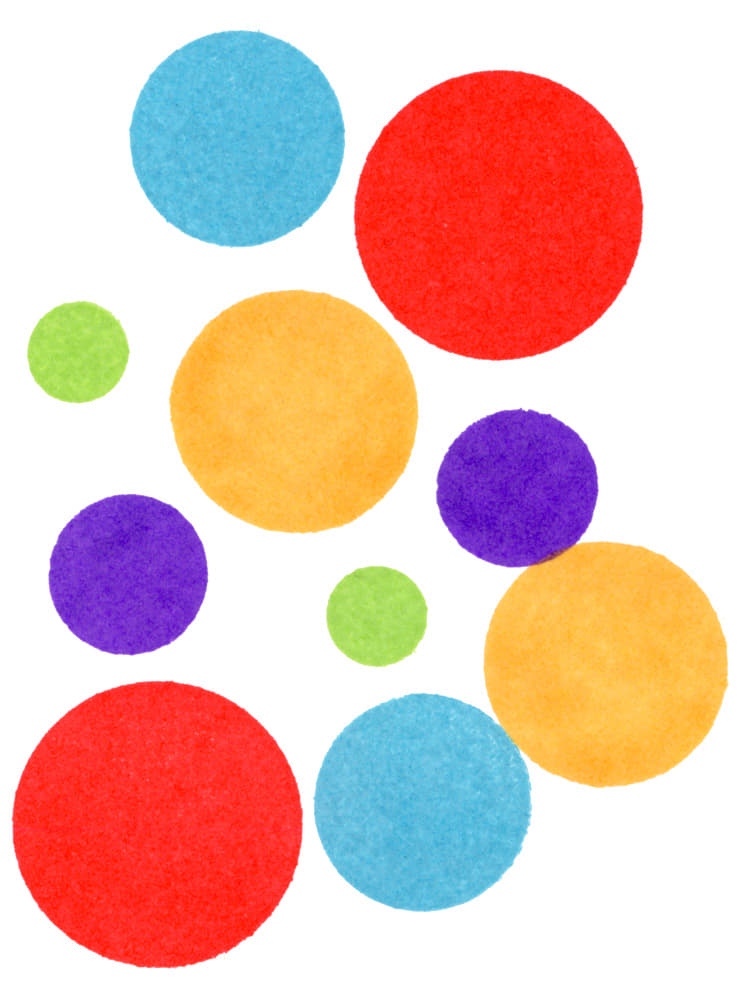
#> input picture main/1.jpg, 742 x 999 px, given in place of the camera
$ python circle.py
#> lines starting #> are read from the running program, lines starting #| are printed output that depends on the picture; after the words box and inside, x2 and y2 are one past the last pixel; in counts of white or black regions, pixels touching at a corner belong together

import cv2
import numpy as np
a = 1
b = 1
# img = cv2.imread('C:/Users/Andrew Cao/Desktop/test image/main/4.png',0)
cap = cv2.VideoCapture(0)
while True:
    _,image = cap.read()
#> image is the input picture: shape (999, 742, 3); mean B, G, R 182.8, 190.7, 228.9
    gray = cv2.cvtColor(image, cv2.COLOR_BGR2GRAY)
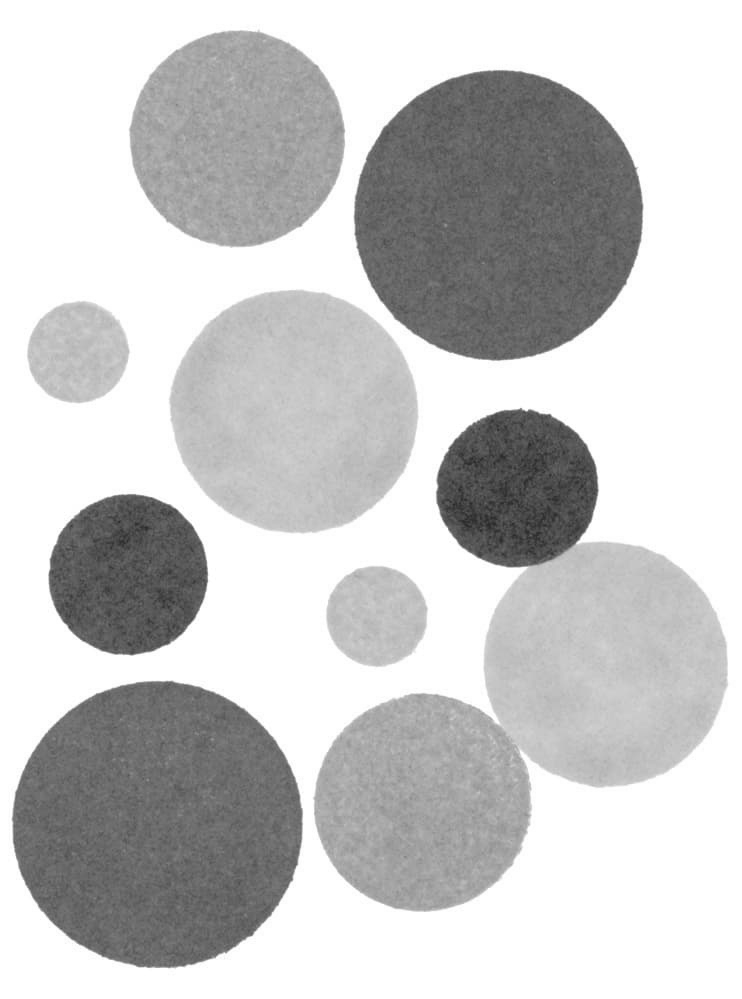
#> gray: shape (999, 742); min 42, max 255, mean 201.2
    gray = cv2.medianBlur(gray, 5)
    circles = cv2.HoughCircles(gray, cv2.HOUGH_GRADIENT,2, 10)
#> circles = 76 rows, first 8: [605, 665, 122.4], [157, 821, 145.4], [499, 217, 144.6], [295, 409, 123.4], [235, 137, 109.6], [129, 573, 79.6], [517, 489, 80.8], [425, 801, 107.6]
    if circles is not None:
        circles = np.uint16(np.around(circles))
#> circles = 76 rows, first 8: [605, 665, 122], [157, 821, 145], [499, 217, 145], [295, 409, 123], [235, 137, 110], [129, 573, 80], [517, 489, 81], [425, 801, 108]
        for i in circles[0,:]:
            # draw the outer circle
            cv2.circle(image,(i[0],i[1]),i[2],(0,255,0),2)
            # draw the center of the circle
            cv2.circle(image,(i[0],i[1]),2,(0,0,255),3)
#> this loop made 76 passes
#> i on passes 1 to 12: [605, 665, 122], [157, 821, 145], [499, 217, 145], [295, 409, 123], [235, 137, 110], [129, 573, 80], [517, 489, 81], [425, 801, 108], [157, 831, 150], [161, 811, 156], [489, 225, 158], [285, 409, 115]
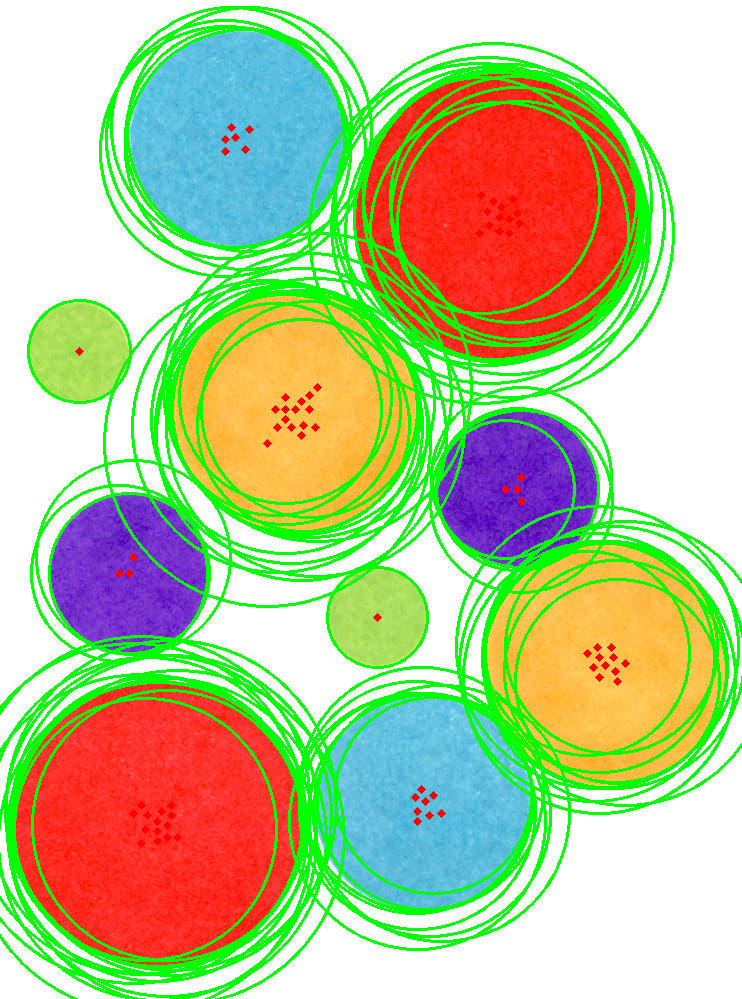
#> image: shape (999, 742, 3); 18.01% of pixels changed, all inside (x1, y1, x2, y2) = (0, 6, 742, 999)
    cv2.imshow('image',image)
    cv2.waitKey(1)


print(circles)

$ run again, on main/2.png
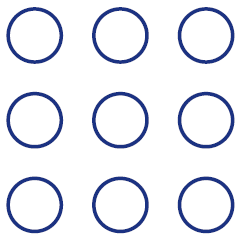
#> input picture main/2.png, 239 x 238 px, given in place of the camera
#> image is the input picture: shape (238, 239, 3); mean B, G, R 242.7, 235.3, 233.4
#> `gray = cv2.cvtColor(image, cv2.COLOR_BGR2GRAY)`:
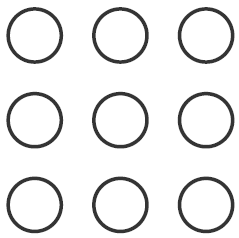
#> gray: shape (238, 239); min 52, max 255, mean 235.6
#> `circles = cv2.HoughCircles(gray, cv2.HOUGH_GRADIENT,2, 10)`: circles = [[205, 35, 28.6], [205, 205, 24.4], [205, 119, 24.4], [35, 35, 24.2], [35, 205, 24.4], [35, 119, 24.6], [119, 35, 24.2], [121, 205, 24.8], [121, 119, 24.8]]
#> `circles = np.uint16(np.around(circles))`: circles = [[205, 35, 29], [205, 205, 24], [205, 119, 24], [35, 35, 24], [35, 205, 24], [35, 119, 25], [119, 35, 24], [121, 205, 25], [121, 119, 25]]
#> the loop `for i in circles[0,:]:` made 9 passes
#> after the loop `for i in circles[0,:]:`:
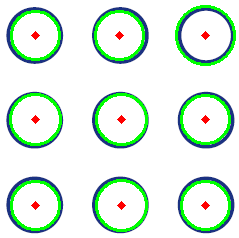
#> image: shape (238, 239, 3); 8.28% of pixels changed, all inside (x1, y1, x2, y2) = (9, 5, 236, 232)
